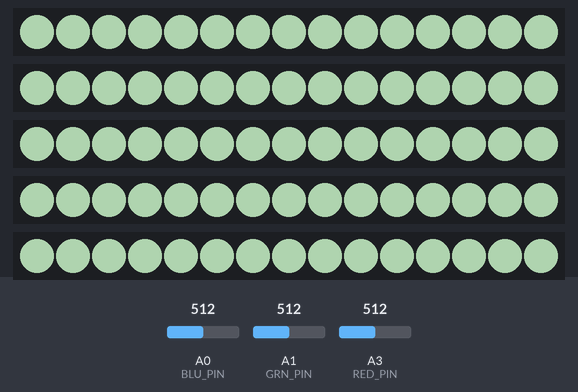
The sketch below on a simulated ATtiny85, built with avr-gcc and run on an emulated ATtiny85. Parts: 5 × 15 RGB LEDs in strip order, left to right. Inputs (shaded band) come from the test bench; at power-on: A3 (RED_PIN) = 512, A1 (GRN_PIN) = 512, A0 (BLU_PIN) = 512. Dim RGB values are drawn brighter than linear.

Above: at 1.08 s.
1.3 s: A3 (RED_PIN) set to 306
At 1.53 s:
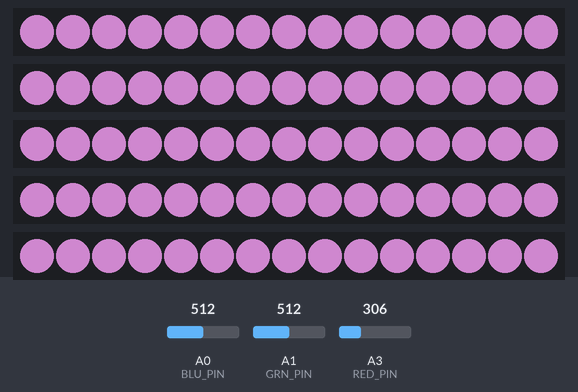
3.5 s: A1 (GRN_PIN) set to 306
At 3.74 s:
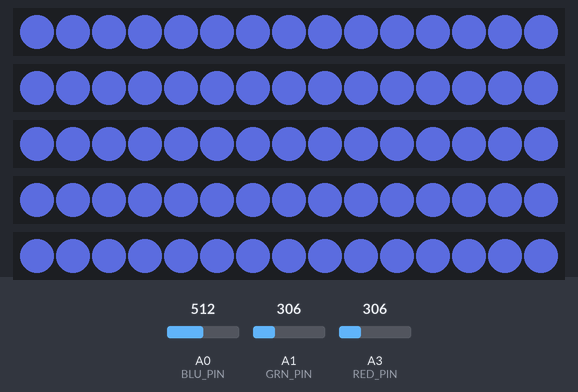
5.8 s: A0 (BLU_PIN) set to 90
8.8 s: A0 (BLU_PIN) set to 10
11.6 s: A1 (GRN_PIN) set to 122
At 11.98 s:
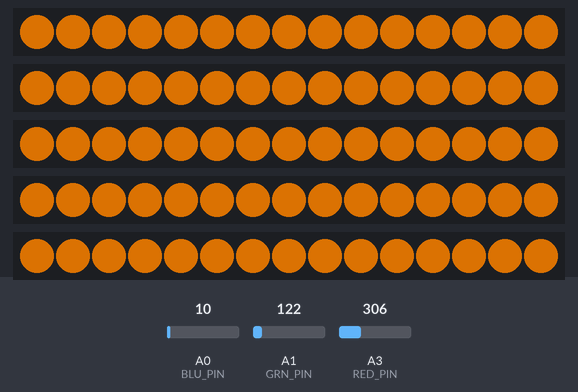
14.6 s: A3 (RED_PIN) set to 900
At 14.91 s:
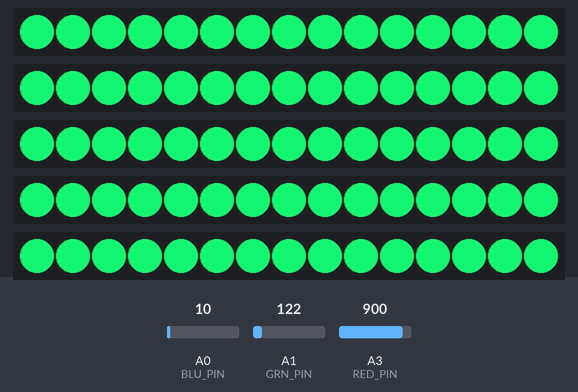

Measured:
- after the input at 1.3 s, the LEDs: change after 0.12 s (image 1)
- after the input at 3.5 s, the LEDs: change after 0.14 s (image 2)
- after the input at 11.6 s, the LEDs: change after 0.22 s (image 3)
- after the input at 14.6 s, the LEDs: change after 0.16 s (image 4)

The sketch:

base.ino
```cpp
#include <Adafruit_NeoPixel.h>
#ifdef __AVR__
 #include <avr/power.h> // Required for 16 MHz Adafruit Trinket
#endif

// Which pin on the Arduino is connected to the NeoPixels?
#define NEOPIXEL_UNIT0_PIN  2
#define NEOPIXEL_UNIT1_PIN  3
#define NEOPIXEL_UNIT2_PIN  4
#define NEOPIXEL_UNIT3_PIN  5
#define NEOPIXEL_UNIT4_PIN  6

#define ALGO_CHANGE_BTN_PIN 3
#define NUMPIXELS           15

// Time (in milliseconds) to pause between pixels
#define DELAYVAL      250

// NeoPixel Control Algorithms table
typedef uint32_t (*LedControl)(uint32_t);

LedControl gLedControlFuncs[] =
{
    // 1. Sinus-based control, phase shift between the Red and Blue sine waves samples
    //    is controled with potentiometer.
    SinusLeds,
    // 2. Three potentiometers control the walues of RGB, pulses a bit.
    AnalogKnobs,
    // 3. Music
    SerialMusic,
};
#define RBG_CONTROL_CBS_COUNT (sizeof(gLedControlFuncs) / sizeof(LedControl))

uint8_t red, green, blue;
volatile uint8_t gCurrentLedFuncIdx = 0;
uint32_t gCurrentIteration = 0x0;
```

AnalogKnobs.ino
```cpp
#define RED_PIN             A3
#define GRN_PIN             A1
#define BLU_PIN             A0

#define ADC_READ_MASK       (~(0x7))

uint32_t AnalogKnobs(uint32_t iteration)
{
    red = (analogRead(RED_PIN) & ADC_READ_MASK) >> 2;

    green = (analogRead(GRN_PIN) & ADC_READ_MASK) >> 2;

    blue = (analogRead(BLU_PIN) & ADC_READ_MASK) >> 2;

    return DELAYVAL;
}
```

SerialMusic.ino
```cpp
#define RGB_DATA_BYTES  4


typedef union _UartRgbData
{
    struct {
        uint8_t red;
        uint8_t green;
        uint8_t blue;
        uint8_t reserved;
    } rgb;
    uint8_t raw[RGB_DATA_BYTES];
} UartRgbData;

static UartRgbData rgbData;

uint32_t SerialMusic(uint32_t iteration)
{
    Serial.readBytes(rgbData.raw, sizeof(uint32_t));

    red     = rgbData.rgb.red;
    green   = rgbData.rgb.green;
    blue    = rgbData.rgb.blue;

    return DELAYVAL;
}
```

SinusLeds.ino
```cpp
// todo get few sinuses for different amplitudes
const uint8_t sinus_vals[] = {
    85, 90, 96, 101, 106,
    112, 117, 122, 126, 131,
    135, 140, 144, 147, 151,
    154, 157, 160, 162, 164,
    166, 168, 169, 169, 170,
    170, 170, 169, 168, 167,
    165, 163, 161, 159, 156,
    153, 149, 146, 142, 138,
    133, 129, 124, 119, 114,
    109, 104, 98, 93, 88,
    82, 77, 72, 66, 61,
    56, 51, 46, 41, 37,
    32, 28, 24, 21, 17,
    14, 11, 9, 7, 5,
    3, 2, 1, 0, 0,
    0, 1, 1, 2, 4,
    6, 8, 10, 13, 16,
    19, 23, 26, 30, 35,
    39, 44, 48, 53, 58,
    64, 69, 74, 80, 85,
};

#define NUM_SAMPLES   sizeof(sinus_vals)
#define ONE_QUATER    (NUM_SAMPLES / 4)
#define ONE_THIRD     (NUM_SAMPLES / 3)
#define A_HALF        (NUM_SAMPLES / 2)

#define DELAY_PIN         A0
#define PHASE_PIN         A1
#define GREEN_PIN         A3

#define DELAY_MIN         20
#define DELAY_MAX         250
#define DELAY_CTRL_RANGE  ((uint32_t)(DELAY_MAX - DELAY_MIN))
#define ADC_MAX           1023

// todo move and remove
#define ADC_READ_MASK       (~(0x7))

u32 SinusLeds(uint32_t mainLoopIteration)
{
    uint32_t color = mainLoopIteration % NUM_SAMPLES;
    uint32_t delayVal = (DELAY_MIN + ((DELAY_CTRL_RANGE * analogRead(DELAY_PIN)) / ADC_MAX));

    uint32_t phase = (A_HALF + ((analogRead(PHASE_PIN) * ((uint32_t)NUM_SAMPLES)) / ADC_MAX)) % NUM_SAMPLES;

    red = sinus_vals[(color + phase) % NUM_SAMPLES];
    blue = sinus_vals[color];
    green = (analogRead(GREEN_PIN) & ADC_READ_MASK) >> 2;

    return delayVal;
}
```

change_algo_button_isr.ino
```cpp
void ChangeAlgoButtonIsr(void)
{
    gCurrentLedFuncIdx++;
    gCurrentLedFuncIdx %= RBG_CONTROL_CBS_COUNT;
}
```

main.ino
```cpp
// When setting up the NeoPixel library, we tell it how many pixels,
// and which pin to use to send signals.
Adafruit_NeoPixel allUnits[] = {
    Adafruit_NeoPixel(NUMPIXELS, NEOPIXEL_UNIT0_PIN, NEO_GRB + NEO_KHZ800),
    Adafruit_NeoPixel(NUMPIXELS, NEOPIXEL_UNIT1_PIN, NEO_GRB + NEO_KHZ800),
    Adafruit_NeoPixel(NUMPIXELS, NEOPIXEL_UNIT2_PIN, NEO_GRB + NEO_KHZ800),
    Adafruit_NeoPixel(NUMPIXELS, NEOPIXEL_UNIT3_PIN, NEO_GRB + NEO_KHZ800),
    Adafruit_NeoPixel(NUMPIXELS, NEOPIXEL_UNIT4_PIN, NEO_GRB + NEO_KHZ800),
};

#define NEOPIXEL_UNITS_COUNT  (sizeof(allUnits)/sizeof(Adafruit_NeoPixel))
#define FOR_ALL_UNITS(i) for(uint8_t i = 0; i < NEOPIXEL_UNITS_COUNT; i++)

#define UART_TIMEOUT  1000

#define MIN_COLOR     100
#define MAX_COLOR     170


void setup(void)
{
  // These lines are specifically to support the Adafruit Trinket 5V 16 MHz.
  // Any other board, you can remove this part (but no harm leaving it):
#if defined(__AVR_ATtiny85__) && (F_CPU == 16000000)
    clock_prescale_set(clock_div_1);
#endif

    //attachInterrupt(digitalPinToInterrupt(ALGO_CHANGE_BTN_PIN), ChangeAlgoButtonIsr, FALLING);

    Serial.begin(115200);
    Serial.setTimeout(UART_TIMEOUT);

    FOR_ALL_UNITS(i)
    {
        // INITIALIZE NeoPixel strip object (REQUIRED)
        allUnits[i].begin();
        // Set all pixel colors to 'off'
        allUnits[i].clear();
    }
}

void loop(void)
{
    // Run selected way of setting the NeoPixel's color
    uint32_t delayVal = gLedControlFuncs[gCurrentLedFuncIdx](gCurrentIteration);
    //uint32_t delayVal = SinusLeds(gCurrentIteration);
    gCurrentIteration++;

    FOR_ALL_UNITS(unit)
    {
        for(int i = 0; i < NUMPIXELS; i++)
        {
            // pixels.Color() takes RGB values, from 0,0,0 up to 255,255,255
            allUnits[unit].setPixelColor(i, allUnits[unit].Color(red, green, blue));
            // Send the updated pixel colors to the hardware.
            allUnits[unit].show();
        }
    }

    delay(delayVal);
}
```
